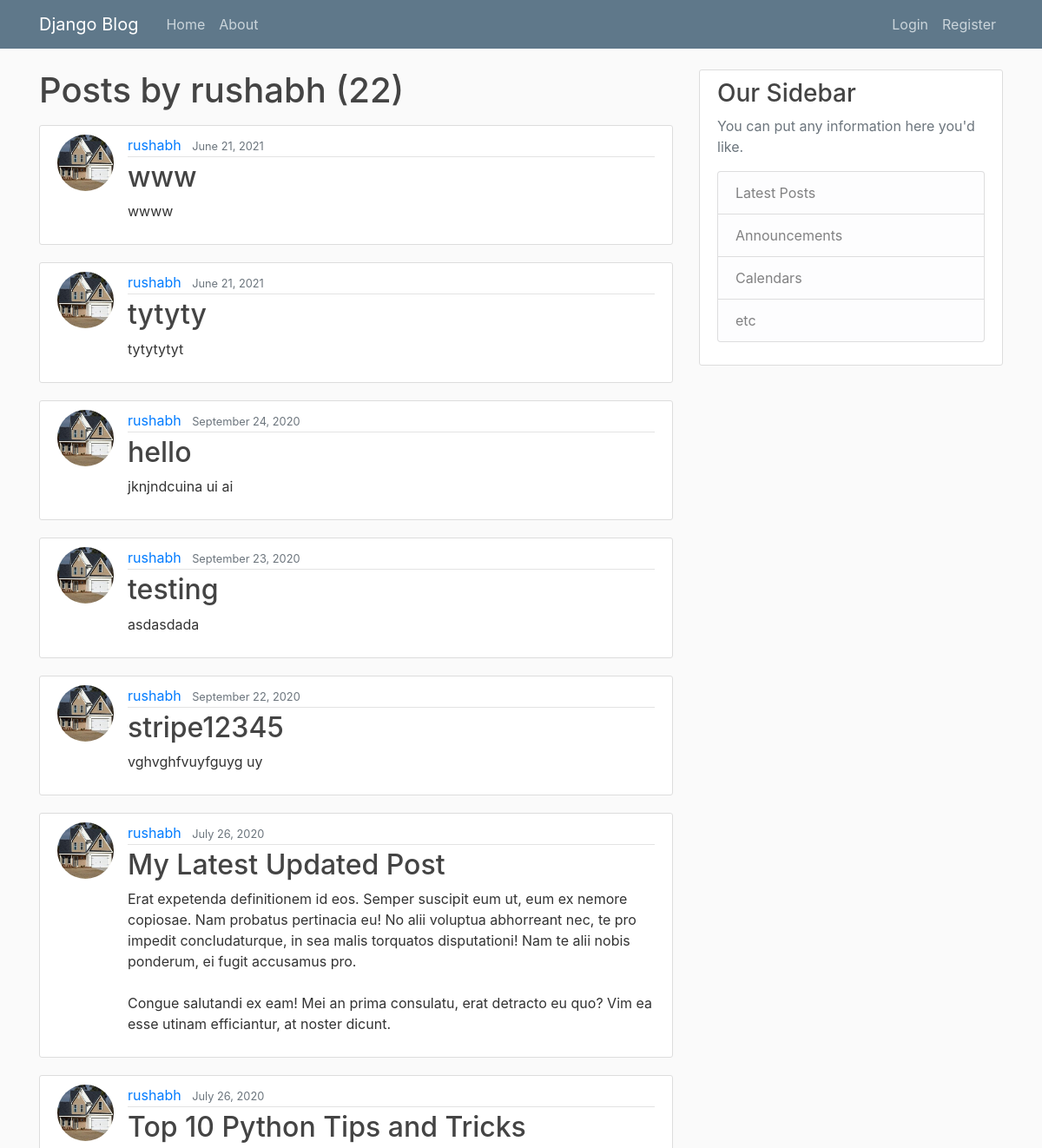
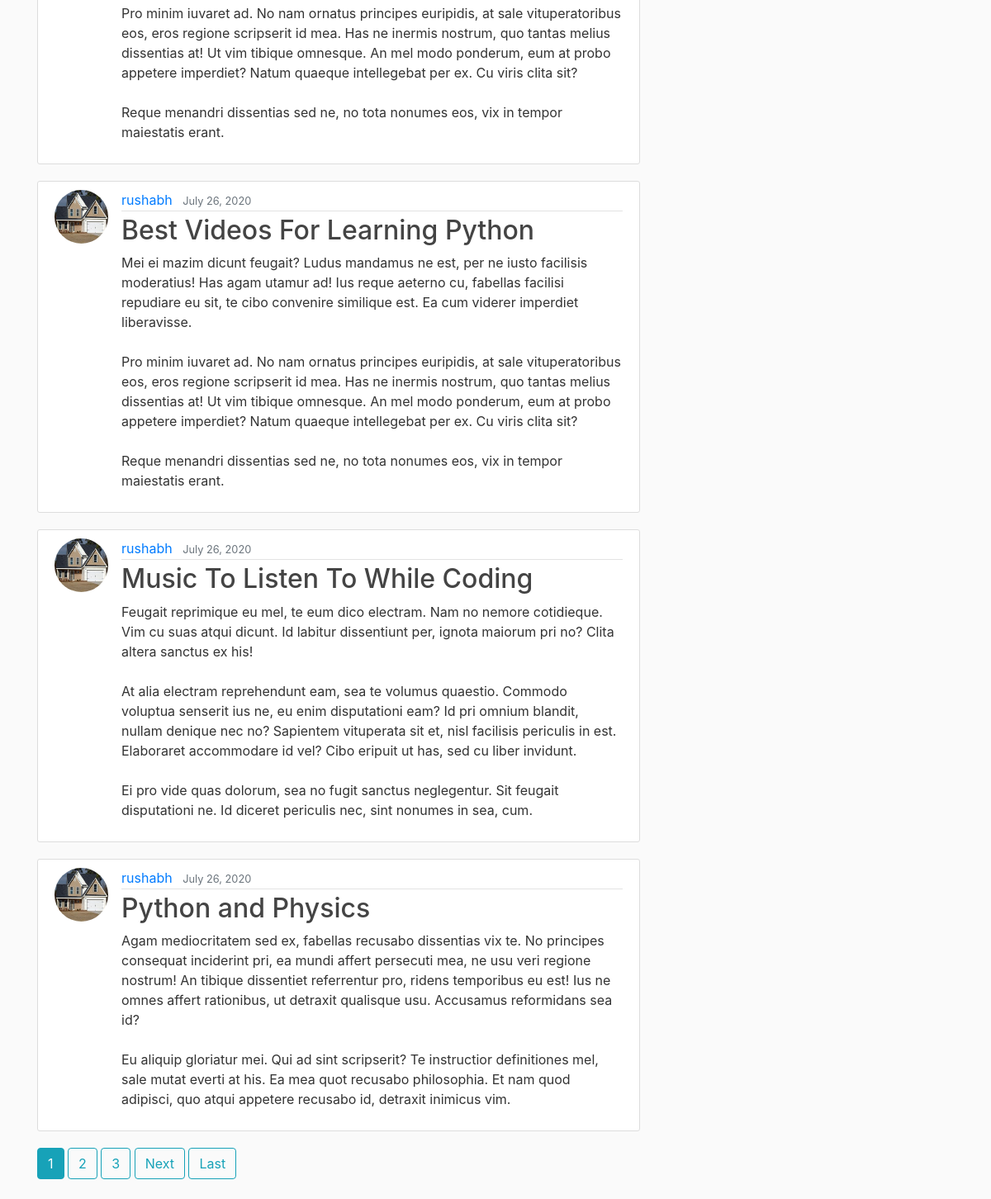
Screenshot of /user/rushabh with the database file from the repository (2 pictures, top to bottom).
### blog/models.py (models this page shows, shortened)
class Post(models.Model):
    title = models.CharField(max_length=100)
    content = models.TextField()
    date_posted = models.DateTimeField(default=timezone.now)
    author = models.ForeignKey(User, on_delete=models.CASCADE)

### user/models.py (models this page shows, shortened)
class Profile(models.Model):
    user = models.OneToOneField(User, on_delete=models.CASCADE)
    image = models.ImageField(default='default.jpg', upload_to='profile_pics')

### blog/views.py (the view)
# urls.py: path('user/<str:username>', UserPostListView.as_view(), name='user-posts'),
class UserPostListView(ListView):
    model = Post
    template_name = 'blog/user_posts.html'  # <app>/<model>_<viewtype>.html
    context_object_name = 'posts'
    paginate_by = 10
    def get_queryset(self):
        user = get_object_or_404(User, username=self.kwargs.get('username'))
        return Post.objects.filter(author=user).order_by('-date_posted')

### coryshafer/context_processors.py (called while the page is built)
def site_cred(request):
    try:
        user = request.user
        print(user)
        cred = Credit.objects.filter(author=user)
        point = ""
        for i in cred:
            point += str(i.Credit_Points)
        return {'cred': point}
    except:
        point = "0"
        return {'cred': point}

### blog/templates/blog/user_posts.html (shortened to what this page needs)
{% extends "blog/base.html" %}
{% block content %}
    <h1 class="mb-3">Posts by {{ view.kwargs.username }} ({{ page_obj.paginator.count }})</h1>
    {% for post in posts %}
        <article class="media content-section">
          <img class="rounded-circle article-img" src="{{ post.author.profile.image.url }}">
          <div class="media-body">
            <div class="article-metadata">
              <a class="mr-2" href="{% url 'user-posts' post.author.username %}">{{ post.author }}</a>
              <small class="text-muted">{{ post.date_posted|date:"F d, Y" }}</small>
            </div>
            <h2><a class="article-title" href="{% url 'post-detail' post.id %}">{{ post.title }}</a></h2>
            <p class="article-content">{{ post.content }}</p>
          </div>
        </article>
    {% endfor %}
    {% if is_paginated %}
      {% for num in page_obj.paginator.page_range %}
        {% if page_obj.number == num %}
          <a class="btn btn-info mb-4" href="?page={{ num }}">{{ num }}</a>
        {% elif num > page_obj.number|add:'-3' and num < page_obj.number|add:'3' %}
          <a class="btn btn-outline-info mb-4" href="?page={{ num }}">{{ num }}</a>
        {% endif %}
      {% endfor %}
      {% if page_obj.has_next %}
        <a class="btn btn-outline-info mb-4" href="?page={{ page_obj.next_page_number }}">Next</a>
        <a class="btn btn-outline-info mb-4" href="?page={{ page_obj.paginator.num_pages }}">Last</a>
      {% endif %}
    {% endif %}
{% endblock content %}

### blog/static/blog/main.css (style rules this page uses)
body { background: #fafafa; color: #333333; margin-top: 5rem; }
h1, h2, h3, h4, h5, h6 { color: #444444; }
.content-section { background: #ffffff; padding: 10px 20px; border: 1px solid #dddddd; border-radius: 3px; margin-bottom: 20px; }
.article-title { color: #444444; }
.article-content { white-space: pre-line; }
.article-img { height: 65px; width: 65px; margin-right: 16px; }
.article-metadata { padding-bottom: 1px; margin-bottom: 4px; border-bottom: 1px solid #e3e3e3 }

### rows the page displays
Post: author.profile.image (picture), author "rushabh", date_posted "June 21, 2021", title "www", content "wwww"
Post: author.profile.image (picture), author "rushabh", date_posted "June 21, 2021", title "tytyty", content "tytytytyt"
Post: author.profile.image (picture), author "rushabh", date_posted "September 24, 2020", title "hello", content "jknjndcuina ui ai"
Post: author.profile.image (picture), author "rushabh", date_posted "September 23, 2020", title "testing", content "asdasdada"
Post: author.profile.image (picture), author "rushabh", date_posted "September 22, 2020", title "stripe12345", content "vghvghfvuyfguyg uy"
Post: author.profile.image (picture), author "rushabh", date_posted "July 26, 2020", title "My Latest Updated Post", content "Erat expetenda definitionem id eos. Semper suscipit eum ut, eum ex nemore copiosae. Nam probatus pertinacia eu! No alii voluptua abhorreant nec, te pro impedit concludaturque, in sea malis torquatos disputationi! Nam te alii nobis ponderum, ei fugit accusamus pro. Congue salutandi ex eam! Mei an prima consulatu, erat detracto eu quo? Vim ea esse utinam efficiantur, at noster dicunt."
Post: author.profile.image (picture), author "rushabh", date_posted "July 26, 2020", title "Top 10 Python Tips and Tricks", content "Pro minim iuvaret ad. No nam ornatus principes euripidis, at sale vituperatoribus eos, eros regione scripserit id mea. Has ne inermis nostrum, quo tantas melius dissentias at! Ut vim tibique omnesque. An mel modo ponderum, eum at probo appetere imperdiet? Natum quaeque intellegebat per ex. Cu viris clita sit? Reque menandri dissentias sed ne, no tota nonumes eos, vix in tempor maiestatis erant."
Post: author.profile.image (picture), author "rushabh", date_posted "July 26, 2020", title "Best Videos For Learning Python", content "Mei ei mazim dicunt feugait? Ludus mandamus ne est, per ne iusto facilisis moderatius! Has agam utamur ad! Ius reque aeterno cu, fabellas facilisi repudiare eu sit, te cibo convenire similique est. Ea cum viderer imperdiet liberavisse. Pro minim iuvaret ad. No nam ornatus principes euripidis, at sale vituperatoribus eos, eros regione scripserit id mea. Has ne inermis nostrum, quo tantas melius dissentias at! Ut vim tibique omnesque. An mel modo ponderum, eum at probo appetere imperdiet? Natum quaeque intellegebat per ex. Cu viris clita sit? Reque menandri dissentias sed ne, no tota nonumes eos, vix in tempor maiestatis erant."
Post: author.profile.image (picture), author "rushabh", date_posted "July 26, 2020", title "Music To Listen To While Coding", content "Feugait reprimique eu mel, te eum dico electram. Nam no nemore cotidieque. Vim cu suas atqui dicunt. Id labitur dissentiunt per, ignota maiorum pri no? Clita altera sanctus ex his! At alia electram reprehendunt eam, sea te volumus quaestio. Commodo voluptua senserit ius ne, eu enim disputationi eam? Id pri omnium blandit, nullam denique nec no? Sapientem vituperata sit et, nisl facilisis periculis in est. Elaboraret accommodare id vel? Cibo eripuit ut has, sed cu liber invidunt. Ei pro vide quas dolorum, sea no fugit sanctus neglegentur. Sit feugait disputationi ne. Id diceret periculis nec, sint nonumes in sea, cum."
Post: author.profile.image (picture), author "rushabh", date_posted "July 26, 2020", title "Python and Physics", content "Agam mediocritatem sed ex, fabellas recusabo dissentias vix te. No principes consequat inciderint pri, ea mundi affert persecuti mea, ne usu veri regione nostrum! An tibique dissentiet referrentur pro, ridens temporibus eu est! Ius ne omnes affert rationibus, ut detraxit qualisque usu. Accusamus reformidans sea id? Eu aliquip gloriatur mei. Qui ad sint scripserit? Te instructior definitiones mel, sale mutat everti at his. Ea mea quot recusabo philosophia. Et nam quod adipisci, quo atqui appetere recusabo id, detraxit inimicus vim."

### other values shown
{{ view.kwargs.username }} "rushabh"
{{ page_obj.paginator.count }} "22"
{{ num }} "1"
{{ num }} "2" "3"
